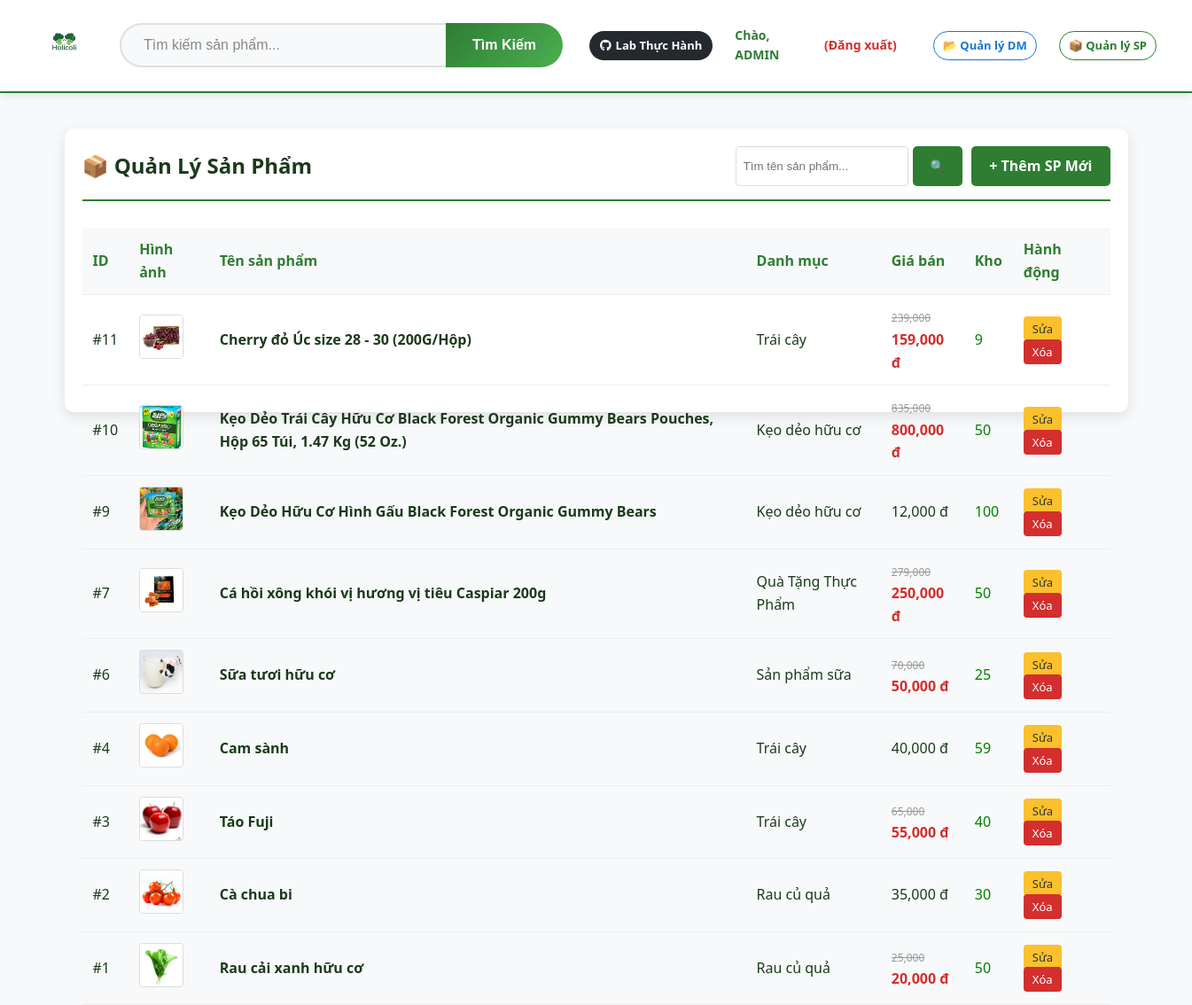
The page /pages/admin/index.php (signed in) on the database its author committed.
### tables this page shows
CREATE TABLE IF NOT EXISTS `products` (
  `id` int NOT NULL AUTO_INCREMENT,
  `sku` varchar(50) DEFAULT NULL,
  `name` varchar(200) NOT NULL,
  `category_id` int DEFAULT NULL,
  `price` decimal(10,2) NOT NULL,
  `sale_price` decimal(10,2) DEFAULT NULL,
  `description` text,
  `image` varchar(255) DEFAULT NULL,
  `stock` int DEFAULT '0',
  `unit` varchar(50) DEFAULT 'kg',
  `weight` decimal(8,2) DEFAULT NULL COMMENT 'Trọng lượng tính theo gram',
  `is_organic` tinyint(1) DEFAULT '1',
  `is_active` tinyint(1) DEFAULT '1' COMMENT '1: Đang bán, 0: Ngưng bán',
  `created_at` timestamp NULL DEFAULT CURRENT_TIMESTAMP,
  `updated_at` timestamp NULL DEFAULT CURRENT_TIMESTAMP ON UPDATE CURRENT_TIMESTAMP,
  PRIMARY KEY (`id`),
  UNIQUE KEY `sku` (`sku`),
  KEY `idx_products_category` (`category_id`),
  KEY `idx_products_active` (`is_active`)
);

CREATE TABLE IF NOT EXISTS `categories` (
  `id` int NOT NULL AUTO_INCREMENT,
  `name` varchar(100) NOT NULL,
  `description` text,
  `created_at` timestamp NULL DEFAULT CURRENT_TIMESTAMP,
  PRIMARY KEY (`id`)
);

### src/pages/admin/index.php (the view, shortened to what this page needs)
<?php
$database = new Database();
$db = $database->getConnection();
$db->exec("set names utf8");
$search = isset($_GET['search']) ? trim($_GET['search']) : '';
$query = "SELECT p.*, c.name as category_name
          FROM products p
          LEFT JOIN categories c ON p.category_id = c.id
          WHERE p.name LIKE ?
          ORDER BY p.id DESC";
$stmt = $db->prepare($query);
$stmt->execute(["%$search%"]);
?>
<!DOCTYPE html>
<html lang="vi">
<head>
    <link rel="stylesheet" href="/assets/css/style.css">
</head>
<body>
    <?php include '../../includes/header.php'; ?>
    <div class="admin-container">
        <div class="admin-header">
            <h2>📦 Quản Lý Sản Phẩm</h2>
            <div class="search-box">
                <form method="GET" style="display: flex; gap: 5px;">
                    <input type="text" name="search" placeholder="Tìm tên sản phẩm..." value="<?php echo htmlspecialchars($search); ?>">
                    <button type="submit" class="btn-add" style="border:none; cursor:pointer;">🔍</button>
                </form>
                <a href="add.php" class="btn-add">+ Thêm SP Mới</a>
            </div>
        </div>
        <table class="admin-table">
            <thead>
                <tr>
                    <th>ID</th>
                    <th>Hình ảnh</th>
                    <th>Tên sản phẩm</th>
                    <th>Danh mục</th>
                    <th>Giá bán</th>
                    <th>Kho</th>
                    <th>Hành động</th>
                </tr>
            </thead>
            <tbody>
                <?php while ($row = $stmt->fetch(PDO::FETCH_ASSOC)): ?>
                <tr>
                    <td>#<?php echo $row['id']; ?></td>
                    <td>
                        <img src="/assets/images/<?php echo $row['image']; ?>" class="thumb-img" onerror="this.src='/assets/images/logo.png'">
                    </td>
                    <td style="font-weight: 600;"><?php echo htmlspecialchars($row['name']); ?></td>
                    <td><?php echo htmlspecialchars($row['category_name']); ?></td>
                    <td>
                        <?php if ($row['sale_price']): ?>
                            <del style="color:#999; font-size:12px;"><?php echo number_format($row['price']); ?></del><br>
                            <span style="color:#d32f2f; font-weight:bold;"><?php echo number_format($row['sale_price']); ?> đ</span>
                        <?php else: ?>
                            <?php echo number_format($row['price']); ?> đ
                        <?php endif; ?>
                    </td>
                    <td>
                        <span style="color: <?php echo $row['stock'] > 0 ? 'green' : 'red'; ?>">
                            <?php echo $row['stock']; ?>
                        </span>
                    </td>
                    <td>
                        <a href="edit.php?id=<?php echo $row['id']; ?>" class="action-btn btn-edit">Sửa</a>
                        <a href="delete.php?id=<?php echo $row['id']; ?>" class="action-btn btn-delete" onclick="return confirm('Bạn chắc chắn muốn xóa sản phẩm này?');">Xóa</a>
                    </td>
                </tr>
                <?php endwhile; ?>
            </tbody>
        </table>
    </div>
</body>
</html>

### src/assets/css/style.css (style rules this page uses)
* { margin: 0; padding: 0; box-sizing: border-box; }
body { font-family: 'Segoe UI', Tahoma, Geneva, Verdana, sans-serif; color: #1B3A1B; line-height: 1.6; background-color: #f8f9fa; }

### src/pages/admin/index.php (style rules this page uses)
.admin-container { max-width: 1200px; margin: 40px auto; padding: 20px; background: #fff; border-radius: 10px; box-shadow: 0 5px 15px rgba(0,0,0,0.1); }
.admin-header { display: flex; justify-content: space-between; align-items: center; margin-bottom: 30px; border-bottom: 2px solid #2E7D32; padding-bottom: 15px; }
.btn-add { background: #2E7D32; color: white; padding: 10px 20px; text-decoration: none; border-radius: 5px; font-weight: bold; }
.admin-table { width: 100%; border-collapse: collapse; }
.admin-table th, .admin-table td { padding: 12px; border-bottom: 1px solid #eee; text-align: left; vertical-align: middle; }
.admin-table th { background: #f8f9fa; color: #2E7D32; }
.thumb-img { width: 50px; height: 50px; object-fit: cover; border-radius: 4px; border: 1px solid #ddd; }
.action-btn { padding: 5px 10px; border-radius: 4px; text-decoration: none; font-size: 13px; margin-right: 5px; color: white; }
.btn-edit { background: #fbc02d; color: #333; }
.btn-delete { background: #d32f2f; }
.search-box { display: flex; gap: 10px; }
.search-box input { padding: 8px; border: 1px solid #ddd; border-radius: 4px; }

### rows shown on the page
products: id "11", image (picture), name "Cherry đỏ Úc size 28 - 30 (200G/Hộp)", category.name "Trái cây", price "239,000", sale_price "159,000", stock "9"
products: id "10", image (picture), name "Kẹo Dẻo Trái Cây Hữu Cơ Black Forest Organic Gummy Bears Pouches, Hộp 65 Túi, 1.47 Kg (52 Oz.)", category.name "Kẹo dẻo hữu cơ", price "835,000", sale_price "800,000", stock "50"
products: id "9", image (picture), name "Kẹo Dẻo Hữu Cơ Hình Gấu Black Forest Organic Gummy Bears", category.name "Kẹo dẻo hữu cơ", price "12,000", stock "100"
products: id "7", image (picture), name "Cá hồi xông khói vị hương vị tiêu Caspiar 200g", category.name "Quà Tặng Thực Phẩm", price "279,000", sale_price "250,000", stock "50"
products: id "6", image (picture), name "Sữa tươi hữu cơ", category.name "Sản phẩm sữa", price "70,000", sale_price "50,000", stock "25"
products: id "4", image (picture), name "Cam sành", category.name "Trái cây", price "40,000", stock "59"
products: id "3", image (picture), name "Táo Fuji", category.name "Trái cây", price "65,000", sale_price "55,000", stock "40"
products: id "2", image (picture), name "Cà chua bi", category.name "Rau củ quả", price "35,000", stock "30"
products: id "1", image (picture), name "Rau cải xanh hữu cơ", category.name "Rau củ quả", price "25,000", sale_price "20,000", stock "50"

### other values the page prints
$_SESSION['fullname'] "ADMIN"
